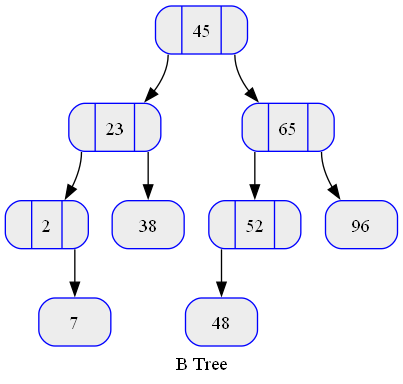

The script that drew this image:
from Node import Node
import os

class BST():
    root: Node

    def __init__(self) -> None:
        self.root = None

    def is_empty(self):
        return self.root == None

    def agregar(self, id):
        self.root = self.__agregarInterno(id, self.root)
    
    def __agregarInterno(self, id:int, root:Node):
        if(root == None):
            return Node(id)
        else:
            if(id < root.id):
                root.left = self.__agregarInterno(id, root.left)
            elif(id > root.id):
                root.right = self.__agregarInterno(id, root.right)
        return root
    
    def preOrden(self):
        self.__preOrdenInterno(self.root)
        print("")

    def __preOrdenInterno(self, root:Node):
        if (root != None):
            print("\033[0;32m",root.id, "\033[0m", end=" | ")
            self.__preOrdenInterno(root.left)
            self.__preOrdenInterno(root.right)
    
    def postOrden(self):
        self.__postOrdenInterno(self.root)
        print("")
        
    def __postOrdenInterno(self, root:Node):
        if (root != None):
            self.__postOrdenInterno(root.left)
            self.__postOrdenInterno(root.right)
            print("\033[0;35m", root.id, "\033[0m", end=" | ")
    
    def InOrden(self):
        self.__inOrdenInterno(self.root)
        print("")

    def __inOrdenInterno(self, root:Node):
        if (root != None):
            self.__inOrdenInterno(root.left)
            print("\033[0;36m",root.id, "\033[0m", end=" | ")
            self.__inOrdenInterno(root.right)
    
    def buscar(self, id:int):
        if(self.__buscarInterno(id, self.root) == None):
            print("\n\033[34mNo se encontro el nodo\033[0m")
        else:
            print("\n\033[33mSe encontro el nodo\033[0m")
    
    def __buscarInterno(self, id:int, root:Node):
        if(root == None or root.id == id):
            return root
        elif (id < root.id):
            return self.__buscarInterno(id, root.left)
        else:
            return self.__buscarInterno(id, root.right)
    
    def graficar(self):
        nombreEstructura = "BST"
        file = open(nombreEstructura + ".dot", 'w')
        file.write("digraph G { \nlabel=\"B Tree\";\n")
        file.write("rankdir=TB; \n")
        file.write("node [shape = record, color=blue ,style=\"rounded,filled\", fillcolor=gray93];\n")
        file.write(self.__graficadora(self.root))
        file.write("} \n")
        file.close()
        os.system("dot -Tpng " + nombreEstructura + ".dot -o " + nombreEstructura + ".png")
        #os.system("xdg-open " + nombreEstructura + ".png") # para linux
        #os.startfile(nombreEstructura + ".png") # para windows

    def __graficadora(self, root:Node):
        cadena = ""
        if(root.right == None) and (root.left == None):
            cadena = "Node" + str(root.id) + "[label =\"" + str(root.id) + "\"]; \n"
        else:
            cadena = "Node" + str(root.id) + "[label =\"<C0>| " + str(root.id) + " |<C1> \"]; \n"

        if(root.left != None):
            cadena = cadena + self.__graficadora(root.left)+"Node"+str(root.id)+":C0->Node"+str(root.left.id)+"\n"
        if(root.right != None):
            cadena = cadena + self.__graficadora(root.right)+"Node"+str(root.id)+":C1->Node"+str(root.right.id)+"\n"

        return cadena
